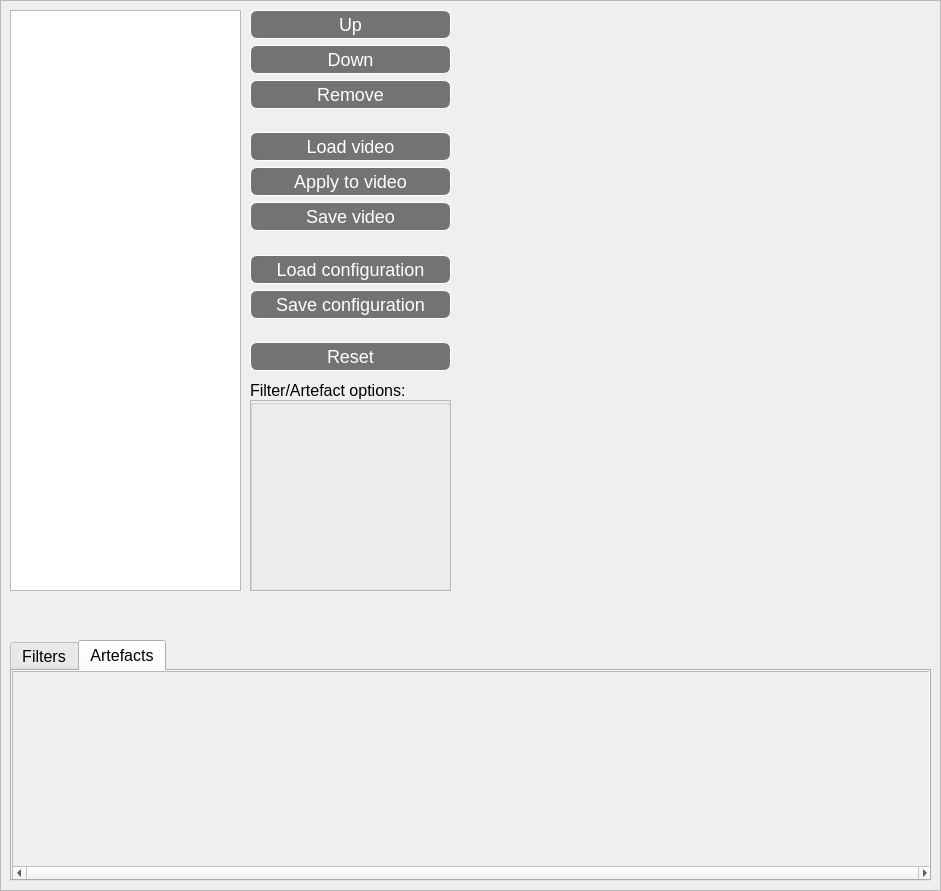
<?xml version="1.0" encoding="UTF-8"?>
<ui version="4.0">
 <class>FilterTab</class>
 <widget class="QFrame" name="FilterTab">
  <property name="geometry">
   <rect>
    <x>0</x>
    <y>0</y>
    <width>941</width>
    <height>891</height>
   </rect>
  </property>
  <property name="sizePolicy">
   <sizepolicy hsizetype="Preferred" vsizetype="Preferred">
    <horstretch>0</horstretch>
    <verstretch>0</verstretch>
   </sizepolicy>
  </property>
  <property name="minimumSize">
   <size>
    <width>941</width>
    <height>891</height>
   </size>
  </property>
  <property name="maximumSize">
   <size>
    <width>941</width>
    <height>891</height>
   </size>
  </property>
  <property name="font">
   <font>
    <pointsize>12</pointsize>
   </font>
  </property>
  <property name="windowTitle">
   <string>Frame</string>
  </property>
  <property name="frameShape">
   <enum>QFrame::StyledPanel</enum>
  </property>
  <property name="frameShadow">
   <enum>QFrame::Raised</enum>
  </property>
  <widget class="QTabWidget" name="tabWidget">
   <property name="geometry">
    <rect>
     <x>10</x>
     <y>640</y>
     <width>921</width>
     <height>241</height>
    </rect>
   </property>
   <property name="currentIndex">
    <number>1</number>
   </property>
   <widget class="QWidget" name="tab">
    <attribute name="title">
     <string>Filters</string>
    </attribute>
    <widget class="QScrollArea" name="scrollAreaFilters">
     <property name="geometry">
      <rect>
       <x>0</x>
       <y>0</y>
       <width>921</width>
       <height>210</height>
      </rect>
     </property>
     <property name="sizePolicy">
      <sizepolicy hsizetype="Fixed" vsizetype="Fixed">
       <horstretch>0</horstretch>
       <verstretch>0</verstretch>
      </sizepolicy>
     </property>
     <property name="minimumSize">
      <size>
       <width>0</width>
       <height>210</height>
      </size>
     </property>
     <property name="maximumSize">
      <size>
       <width>921</width>
       <height>210</height>
      </size>
     </property>
     <property name="verticalScrollBarPolicy">
      <enum>Qt::ScrollBarAlwaysOff</enum>
     </property>
     <property name="horizontalScrollBarPolicy">
      <enum>Qt::ScrollBarAlwaysOn</enum>
     </property>
     <property name="sizeAdjustPolicy">
      <enum>QAbstractScrollArea::AdjustToContents</enum>
     </property>
     <property name="widgetResizable">
      <bool>true</bool>
     </property>
     <widget class="QWidget" name="scrollAreaWidgetContents">
      <property name="geometry">
       <rect>
        <x>0</x>
        <y>0</y>
        <width>919</width>
        <height>191</height>
       </rect>
      </property>
      <property name="sizePolicy">
       <sizepolicy hsizetype="Expanding" vsizetype="Preferred">
        <horstretch>0</horstretch>
        <verstretch>0</verstretch>
       </sizepolicy>
      </property>
     </widget>
    </widget>
   </widget>
   <widget class="QWidget" name="tab_2">
    <attribute name="title">
     <string>Artefacts</string>
    </attribute>
    <widget class="QScrollArea" name="scrollAreaArtefacts">
     <property name="geometry">
      <rect>
       <x>0</x>
       <y>0</y>
       <width>921</width>
       <height>210</height>
      </rect>
     </property>
     <property name="sizePolicy">
      <sizepolicy hsizetype="Fixed" vsizetype="Fixed">
       <horstretch>0</horstretch>
       <verstretch>0</verstretch>
      </sizepolicy>
     </property>
     <property name="minimumSize">
      <size>
       <width>0</width>
       <height>210</height>
      </size>
     </property>
     <property name="maximumSize">
      <size>
       <width>921</width>
       <height>210</height>
      </size>
     </property>
     <property name="verticalScrollBarPolicy">
      <enum>Qt::ScrollBarAlwaysOff</enum>
     </property>
     <property name="horizontalScrollBarPolicy">
      <enum>Qt::ScrollBarAlwaysOn</enum>
     </property>
     <property name="sizeAdjustPolicy">
      <enum>QAbstractScrollArea::AdjustToContents</enum>
     </property>
     <property name="widgetResizable">
      <bool>true</bool>
     </property>
     <property name="alignment">
      <set>Qt::AlignHCenter|Qt::AlignTop</set>
     </property>
     <widget class="QWidget" name="scrollAreaWidgetContents_2">
      <property name="geometry">
       <rect>
        <x>0</x>
        <y>0</y>
        <width>919</width>
        <height>191</height>
       </rect>
      </property>
      <property name="sizePolicy">
       <sizepolicy hsizetype="Expanding" vsizetype="Preferred">
        <horstretch>0</horstretch>
        <verstretch>0</verstretch>
       </sizepolicy>
      </property>
     </widget>
    </widget>
   </widget>
  </widget>
  <widget class="QWidget" name="videoPlayer" native="true">
   <property name="geometry">
    <rect>
     <x>460</x>
     <y>20</y>
     <width>461</width>
     <height>371</height>
    </rect>
   </property>
  </widget>
  <widget class="QWidget" name="panel" native="true">
   <property name="geometry">
    <rect>
     <x>460</x>
     <y>500</y>
     <width>461</width>
     <height>91</height>
    </rect>
   </property>
  </widget>
  <widget class="QWidget" name="verticalLayoutWidget">
   <property name="geometry">
    <rect>
     <x>250</x>
     <y>10</y>
     <width>201</width>
     <height>361</height>
    </rect>
   </property>
   <layout class="QVBoxLayout" name="verticalLayout">
    <item>
     <widget class="QPushButton" name="up">
      <property name="styleSheet">
       <string notr="true">QPushButton {
	color: rgb(255, 255, 255);
	border-color: rgb(69, 62, 62);
background-color: QLinearGradient( x1: 0, y1: 0, x2: 0, y2: 1, stop: 0 #88d, stop: 0.1 #99e, stop: 0.49 #77c);
	background: rgb(115, 115, 115);
	border-width: 1px;
	border-color:rgb(255, 255, 255);
	border-style: outset;
	border-radius: 7;
	padding: 3px;
	font-size: 18px;
	padding-left: 5px;
	padding-right: 5px;

}

QPushButton:pressed {
background-color: rgb(69, 62, 62);
	border-style: inset;
}</string>
      </property>
      <property name="text">
       <string>Up</string>
      </property>
     </widget>
    </item>
    <item>
     <widget class="QPushButton" name="down">
      <property name="styleSheet">
       <string notr="true">QPushButton {
	color: rgb(255, 255, 255);
	border-color: rgb(69, 62, 62);
background-color: QLinearGradient( x1: 0, y1: 0, x2: 0, y2: 1, stop: 0 #88d, stop: 0.1 #99e, stop: 0.49 #77c);
	background: rgb(115, 115, 115);
	border-width: 1px;
	border-color:rgb(255, 255, 255);
	border-style: outset;
	border-radius: 7;
	padding: 3px;
	font-size: 18px;
	padding-left: 5px;
	padding-right: 5px;

}

QPushButton:pressed {
background-color: rgb(69, 62, 62);
	border-style: inset;
}</string>
      </property>
      <property name="text">
       <string>Down</string>
      </property>
     </widget>
    </item>
    <item>
     <widget class="QPushButton" name="remove">
      <property name="styleSheet">
       <string notr="true">QPushButton {
	color: rgb(255, 255, 255);
	border-color: rgb(69, 62, 62);
background-color: QLinearGradient( x1: 0, y1: 0, x2: 0, y2: 1, stop: 0 #88d, stop: 0.1 #99e, stop: 0.49 #77c);
	background: rgb(115, 115, 115);
	border-width: 1px;
	border-color:rgb(255, 255, 255);
	border-style: outset;
	border-radius: 7;
	padding: 3px;
	font-size: 18px;
	padding-left: 5px;
	padding-right: 5px;

}

QPushButton:pressed {
background-color: rgb(69, 62, 62);
	border-style: inset;
}</string>
      </property>
      <property name="text">
       <string>Remove</string>
      </property>
     </widget>
    </item>
    <item>
     <spacer name="verticalSpacer">
      <property name="orientation">
       <enum>Qt::Vertical</enum>
      </property>
      <property name="sizeHint" stdset="0">
       <size>
        <width>20</width>
        <height>40</height>
       </size>
      </property>
     </spacer>
    </item>
    <item>
     <widget class="QPushButton" name="loadVideo">
      <property name="styleSheet">
       <string notr="true">QPushButton {
	color: rgb(255, 255, 255);
	border-color: rgb(69, 62, 62);
background-color: QLinearGradient( x1: 0, y1: 0, x2: 0, y2: 1, stop: 0 #88d, stop: 0.1 #99e, stop: 0.49 #77c);
	background: rgb(115, 115, 115);
	border-width: 1px;
	border-color:rgb(255, 255, 255);
	border-style: outset;
	border-radius: 7;
	padding: 3px;
	font-size: 18px;
	padding-left: 5px;
	padding-right: 5px;

}

QPushButton:pressed {
background-color: rgb(69, 62, 62);
	border-style: inset;
}</string>
      </property>
      <property name="text">
       <string>Load video</string>
      </property>
     </widget>
    </item>
    <item>
     <widget class="QPushButton" name="apply">
      <property name="styleSheet">
       <string notr="true">QPushButton {
	color: rgb(255, 255, 255);
	border-color: rgb(69, 62, 62);
background-color: QLinearGradient( x1: 0, y1: 0, x2: 0, y2: 1, stop: 0 #88d, stop: 0.1 #99e, stop: 0.49 #77c);
	background: rgb(115, 115, 115);
	border-width: 1px;
	border-color:rgb(255, 255, 255);
	border-style: outset;
	border-radius: 7;
	padding: 3px;
	font-size: 18px;
	padding-left: 5px;
	padding-right: 5px;

}

QPushButton:pressed {
background-color: rgb(69, 62, 62);
	border-style: inset;
}</string>
      </property>
      <property name="text">
       <string>Apply to video</string>
      </property>
     </widget>
    </item>
    <item>
     <widget class="QPushButton" name="saveVideo">
      <property name="styleSheet">
       <string notr="true">QPushButton {
	color: rgb(255, 255, 255);
	border-color: rgb(69, 62, 62);
background-color: QLinearGradient( x1: 0, y1: 0, x2: 0, y2: 1, stop: 0 #88d, stop: 0.1 #99e, stop: 0.49 #77c);
	background: rgb(115, 115, 115);
	border-width: 1px;
	border-color:rgb(255, 255, 255);
	border-style: outset;
	border-radius: 7;
	padding: 3px;
	font-size: 18px;
	padding-left: 5px;
	padding-right: 5px;

}

QPushButton:pressed {
background-color: rgb(69, 62, 62);
	border-style: inset;
}</string>
      </property>
      <property name="text">
       <string>Save video</string>
      </property>
     </widget>
    </item>
    <item>
     <spacer name="verticalSpacer_2">
      <property name="orientation">
       <enum>Qt::Vertical</enum>
      </property>
      <property name="sizeHint" stdset="0">
       <size>
        <width>20</width>
        <height>40</height>
       </size>
      </property>
     </spacer>
    </item>
    <item>
     <widget class="QPushButton" name="loadConfig">
      <property name="styleSheet">
       <string notr="true">QPushButton {
	color: rgb(255, 255, 255);
	border-color: rgb(69, 62, 62);
background-color: QLinearGradient( x1: 0, y1: 0, x2: 0, y2: 1, stop: 0 #88d, stop: 0.1 #99e, stop: 0.49 #77c);
	background: rgb(115, 115, 115);
	border-width: 1px;
	border-color:rgb(255, 255, 255);
	border-style: outset;
	border-radius: 7;
	padding: 3px;
	font-size: 18px;
	padding-left: 5px;
	padding-right: 5px;

}

QPushButton:pressed {
background-color: rgb(69, 62, 62);
	border-style: inset;
}</string>
      </property>
      <property name="text">
       <string>Load configuration</string>
      </property>
     </widget>
    </item>
    <item>
     <widget class="QPushButton" name="saveConfig">
      <property name="styleSheet">
       <string notr="true">QPushButton {
	color: rgb(255, 255, 255);
	border-color: rgb(69, 62, 62);
background-color: QLinearGradient( x1: 0, y1: 0, x2: 0, y2: 1, stop: 0 #88d, stop: 0.1 #99e, stop: 0.49 #77c);
	background: rgb(115, 115, 115);
	border-width: 1px;
	border-color:rgb(255, 255, 255);
	border-style: outset;
	border-radius: 7;
	padding: 3px;
	font-size: 18px;
	padding-left: 5px;
	padding-right: 5px;

}

QPushButton:pressed {
background-color: rgb(69, 62, 62);
	border-style: inset;
}</string>
      </property>
      <property name="text">
       <string>Save configuration</string>
      </property>
     </widget>
    </item>
    <item>
     <spacer name="verticalSpacer_3">
      <property name="orientation">
       <enum>Qt::Vertical</enum>
      </property>
      <property name="sizeHint" stdset="0">
       <size>
        <width>20</width>
        <height>40</height>
       </size>
      </property>
     </spacer>
    </item>
    <item>
     <widget class="QPushButton" name="reset">
      <property name="styleSheet">
       <string notr="true">QPushButton {
	color: rgb(255, 255, 255);
	border-color: rgb(69, 62, 62);
background-color: QLinearGradient( x1: 0, y1: 0, x2: 0, y2: 1, stop: 0 #88d, stop: 0.1 #99e, stop: 0.49 #77c);
	background: rgb(115, 115, 115);
	border-width: 1px;
	border-color:rgb(255, 255, 255);
	border-style: outset;
	border-radius: 7;
	padding: 3px;
	font-size: 18px;
	padding-left: 5px;
	padding-right: 5px;

}

QPushButton:pressed {
background-color: rgb(69, 62, 62);
	border-style: inset;
}</string>
      </property>
      <property name="text">
       <string>Reset</string>
      </property>
     </widget>
    </item>
   </layout>
  </widget>
  <widget class="QListWidget" name="listWidget">
   <property name="geometry">
    <rect>
     <x>10</x>
     <y>10</y>
     <width>231</width>
     <height>581</height>
    </rect>
   </property>
  </widget>
  <widget class="QGroupBox" name="groupBox">
   <property name="geometry">
    <rect>
     <x>250</x>
     <y>380</y>
     <width>201</width>
     <height>211</height>
    </rect>
   </property>
   <property name="title">
    <string>Filter/Artefact options:</string>
   </property>
   <widget class="QFrame" name="frame">
    <property name="geometry">
     <rect>
      <x>0</x>
      <y>20</y>
      <width>201</width>
      <height>191</height>
     </rect>
    </property>
    <property name="frameShape">
     <enum>QFrame::StyledPanel</enum>
    </property>
    <property name="frameShadow">
     <enum>QFrame::Raised</enum>
    </property>
   </widget>
  </widget>
 </widget>
 <resources/>
 <connections/>
</ui>
